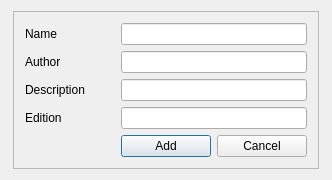
<?xml version="1.0" encoding="UTF-8"?>
<ui version="4.0">
 <class>BookReferenceClass</class>
 <widget class="QDialog" name="BookReferenceClass">
  <property name="geometry">
   <rect>
    <x>0</x>
    <y>0</y>
    <width>332</width>
    <height>177</height>
   </rect>
  </property>
  <property name="maximumSize">
   <size>
    <width>332</width>
    <height>177</height>
   </size>
  </property>
  <property name="windowTitle">
   <string>BookReference</string>
  </property>
  <layout class="QGridLayout" name="gridLayout_3">
   <item row="0" column="0">
    <widget class="QFrame" name="frame">
     <property name="maximumSize">
      <size>
       <width>306</width>
       <height>16777215</height>
      </size>
     </property>
     <property name="frameShape">
      <enum>QFrame::StyledPanel</enum>
     </property>
     <property name="frameShadow">
      <enum>QFrame::Raised</enum>
     </property>
     <layout class="QGridLayout" name="gridLayout_2">
      <item row="0" column="0">
       <widget class="QLabel" name="lblName_2">
        <property name="text">
         <string>Name</string>
        </property>
       </widget>
      </item>
      <item row="0" column="1" colspan="2">
       <widget class="QLineEdit" name="txtBookName"/>
      </item>
      <item row="1" column="0">
       <widget class="QLabel" name="lblAuthor_2">
        <property name="text">
         <string>Author</string>
        </property>
       </widget>
      </item>
      <item row="1" column="1" colspan="2">
       <widget class="QLineEdit" name="txtAuthorName"/>
      </item>
      <item row="2" column="0">
       <widget class="QLabel" name="lblDescription_2">
        <property name="text">
         <string>Description</string>
        </property>
       </widget>
      </item>
      <item row="2" column="1" colspan="2">
       <widget class="QLineEdit" name="txtBookDescription"/>
      </item>
      <item row="4" column="1">
       <widget class="QPushButton" name="btnAdd">
        <property name="maximumSize">
         <size>
          <width>1677</width>
          <height>167</height>
         </size>
        </property>
        <property name="sizeIncrement">
         <size>
          <width>0</width>
          <height>0</height>
         </size>
        </property>
        <property name="text">
         <string>Add</string>
        </property>
       </widget>
      </item>
      <item row="4" column="2">
       <widget class="QPushButton" name="btnBookCancel">
        <property name="text">
         <string>Cancel</string>
        </property>
       </widget>
      </item>
      <item row="3" column="0">
       <widget class="QLabel" name="label">
        <property name="text">
         <string>Edition</string>
        </property>
       </widget>
      </item>
      <item row="3" column="1" colspan="2">
       <widget class="QLineEdit" name="txtEdition"/>
      </item>
     </layout>
    </widget>
   </item>
  </layout>
 </widget>
 <layoutdefault spacing="6" margin="11"/>
 <resources/>
 <connections>
  <connection>
   <sender>btnBookCancel</sender>
   <signal>clicked()</signal>
   <receiver>BookReferenceClass</receiver>
   <slot>close()</slot>
   <hints>
    <hint type="sourcelabel">
     <x>267</x>
     <y>139</y>
    </hint>
    <hint type="destinationlabel">
     <x>326</x>
     <y>145</y>
    </hint>
   </hints>
  </connection>
 </connections>
</ui>
